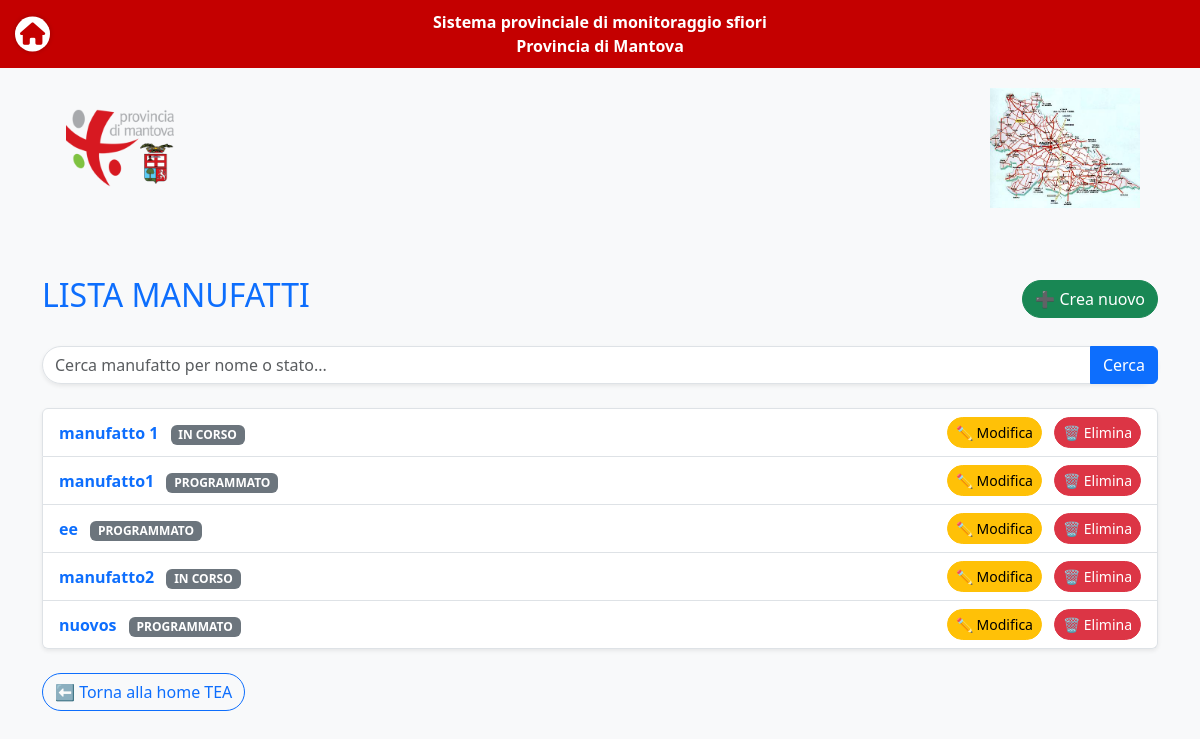
Page /manufatti/lista/ on the earlier database version.
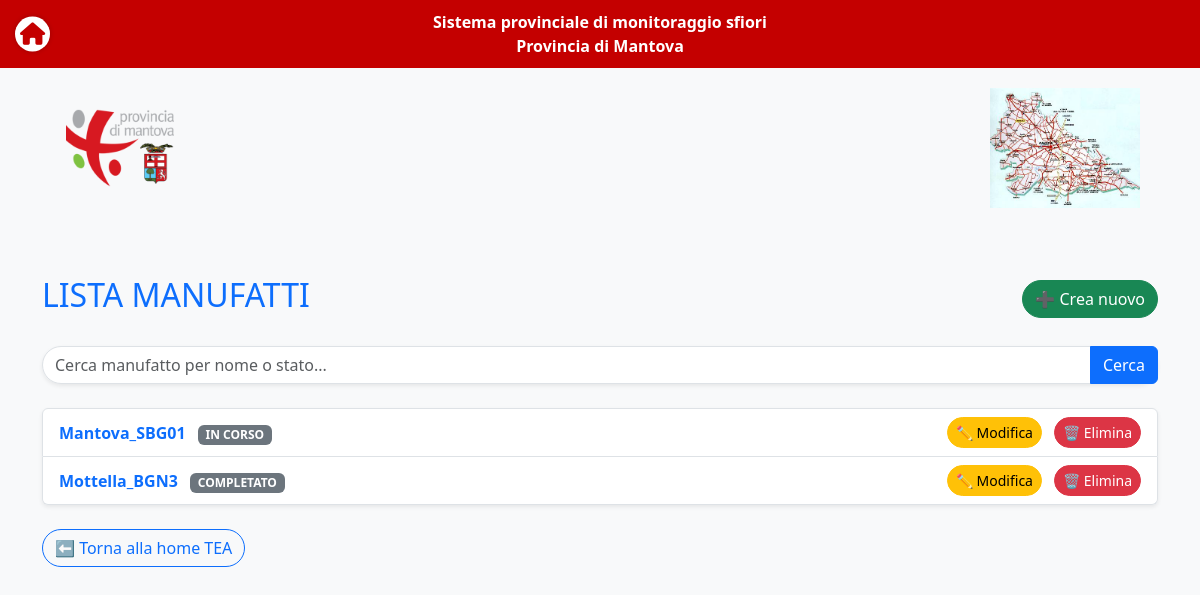
Same page on the later database version.
### manufatti/models.py (models this page shows, shortened)
class Manufatto(models.Model):
    nome = models.CharField(max_length=100)  # Corrisponde a 'Codice' nel CSV
    stato = models.CharField(max_length=50, choices=[
        ('PROGRAMMATO', 'PROGRAMMATO'),
        ('IN CORSO', 'IN CORSO',),
        ('COMPLETATO', 'COMPLETATO')
    ])
    data_creazione = models.DateTimeField(auto_now_add=True)
    comune = models.CharField(max_length=100, null=True, blank=True)
    localita = models.CharField(max_length=100, null=True, blank=True)
    ubicazione = models.CharField(max_length=255, null=True, blank=True)
    depuratore_associato = models.CharField(max_length=255, null=True, blank=True)
    recapito_emissario = models.CharField(max_length=255, null=True, blank=True)
    tipologia_sfioratore = models.CharField(max_length=100, null=True, blank=True)  # 'TIPO'

### manufatti/views.py (the view)
# urls.py: path('lista/', views.lista_manufatti, name='lista_manufatti'),
def lista_manufatti(request):
    ente_utente = get_user_ente(request.user)
    query = request.GET.get('query')
    if query:
        manufatti = Manufatto.objects.filter(Q(nome__icontains=query) | Q(stato__icontains=query))
    else:
        manufatti = Manufatto.objects.all()
    return render(request, 'manufatti/lista_manufatti.html', {
        'manufatti': manufatti,
        'query': query,
        'ente_utente': ente_utente,
    })

### manufatti/views.py (called while the page is built, shortened)
def get_user_ente(user):
    return 'TEA'

### manufatti/templates/manufatti/lista_manufatti.html (shortened to what this page needs)
{% extends "accounts/base.html" %}
{% block content %}
<div class="container mt-5">
  <div class="d-flex justify-content-between align-items-center mb-4">
    <h2 class="text-primary">LISTA MANUFATTI</h2>
    <a href="{% url 'crea_manufatto' %}" class="btn btn-success rounded-pill">➕ Crea nuovo</a>
  </div>
  <form method="GET" action="{% url 'lista_manufatti' %}" class="mb-4">
    <div class="input-group shadow-sm rounded-pill">
      <input type="text" name="query" class="form-control rounded-start-pill" placeholder="Cerca manufatto per nome o stato..." value="{{ query|default:'' }}">
      <button class="btn btn-primary" type="submit">Cerca</button>
    </div>
  </form>
  {% if manufatti %}
  <div class="list-group shadow-sm mb-4">
    {% for m in manufatti %}
    <div class="list-group-item">
      <div class="d-flex justify-content-between align-items-center">
        <div>
          <a href="{% url 'dettaglio_manufatto' m.id %}" class="text-decoration-none fw-bold">
            {{ m.nome }}
          </a>
          <span class="badge bg-secondary ms-2">{{ m.stato }}</span>
        </div>
        <div>
          <a href="{% url 'modifica_manufatto' m.id %}" class="btn btn-sm btn-warning rounded-pill me-2">✏️ Modifica</a>
          <a href="{% url 'elimina_manufatto' m.id %}" class="btn btn-sm btn-danger rounded-pill">🗑️ Elimina</a>
        </div>
      </div>
    </div>
    {% endfor %}
  </div>
  {% else %}
  <div class="alert alert-info shadow-sm">Nessun manufatto trovato.</div>
  {% endif %}
  {% if ente_utente == 'AATO' %}
    <a href="{% url 'aato' %}" class="btn btn-outline-primary rounded-pill">⬅ Torna alla home AATO</a>
  {% else %}
    <a href="{% url 'tea' %}" class="btn btn-outline-primary rounded-pill">⬅ Torna alla home TEA</a>
  {% endif %}
</div>
{% endblock %}

Differences in the rows shown:
removed Manufatto: nome "manufatto1", stato "PROGRAMMATO"
removed Manufatto: nome "ee", stato "PROGRAMMATO"
removed Manufatto: nome "manufatto2", stato "IN CORSO"
removed Manufatto: nome "nuovos", stato "PROGRAMMATO"
changed Manufatto "IN CORSO": nome "manufatto 1" → "Mantova_SBG01"
added Manufatto: nome "Mottella_BGN3", stato "COMPLETATO"
